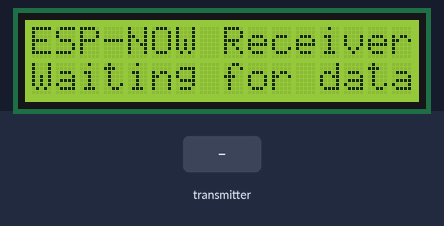
Bench run of a sketch on a simulated ESP32. Parts: 16×2 character LCD. The inputs (shaded band) are chosen by the test bench. What the sketch prints to the serial monitor is not drawn.

Above: at 2.3 s.
2.4 s: the transmitter starts sending a = 0
At 3.6 s:
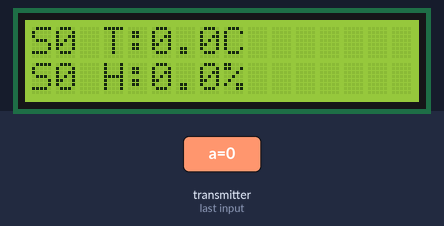
3.9 s: the transmitter starts sending b = 25
At 5.1 s:
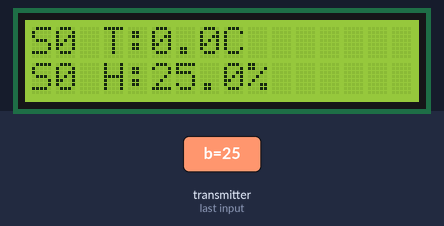
5.4 s: the transmitter starts sending c = 1024
At 6.4 s:
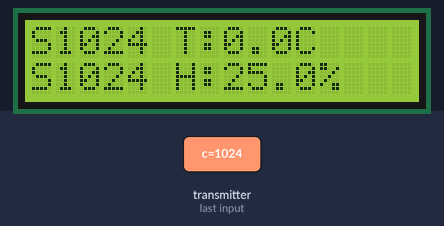
6.9 s: the transmitter starts sending a = 25
At 7.6 s:
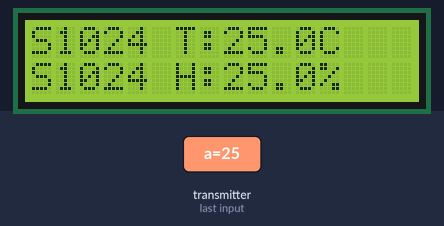
8.4 s: the transmitter starts sending b = 50
At 8.7 s:
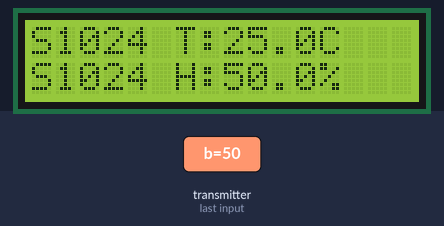
9.9 s: the transmitter starts sending c = 2048
At 11.1 s:
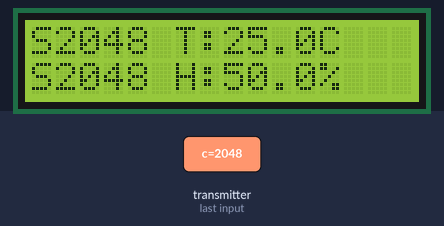
Timing chart, 0 to 12.4 s (numbered marks = the images above; inputs shaded):
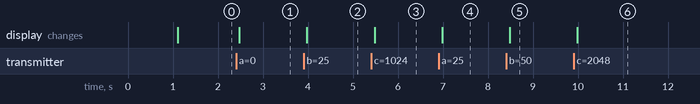

Measured:
- after the input at 2.4 s, the display: changes after 0.07 s (image 1)
- after the input at 3.9 s, the display: changes after 0.07 s (image 2)
- after the input at 5.4 s, the display: changes after 0.08 s (image 3)
- after the input at 6.9 s, the display: changes after 0.08 s (image 4)
- after the input at 8.4 s, the display: changes after 0.08 s (image 5)
- after the input at 9.9 s, the display: changes after 0.08 s (image 6)

The sketch:

receiver_responder_side_code.ino
```cpp
/*
  ESP-NOW Remote Sensor - Receiver with LCD Display
  Receives Temperature & Humidity data from other ESP32 via ESP-NOW
  Displays data of dht 11 on 16x2 LCD
*/

// Include required libraries
#include <WiFi.h>
#include <esp_now.h>
#include <LiquidCrystal_I2C.h>

// Initialize LCD (address 0x27, 16 columns, 2 rows)
LiquidCrystal_I2C lcd(0x27, 16, 2);

// Define data structure (must match transmitter)
typedef struct struct_message {
    float a;  // Temperature
    float b;  // Humidity
    int c;    // Transmitter ID
} struct_message;

// Create structured data object
struct_message myData;

// Format MAC address for display
void formatMacAddress(const uint8_t *macAddr, char *buffer, int maxLength) {
  snprintf(buffer, maxLength, "%02x:%02x:%02x:%02x:%02x:%02x",
           macAddr[0], macAddr[1], macAddr[2], macAddr[3], macAddr[4], macAddr[5]);
}

// Callback function - runs when data is received
void OnDataRecv(const esp_now_recv_info_t *recv_info, const uint8_t *incomingData, int len)
{
  // Get incoming data
  memcpy(&myData, incomingData, sizeof(myData));

  // Format sender MAC address
  char macStr[18];
  formatMacAddress(recv_info->src_addr, macStr, 18);

  // Print received data to Serial Monitor
  Serial.print("Data received from: ");
  Serial.println(macStr);
  Serial.print("Sensor ID: ");
  Serial.println(myData.c);
  Serial.print("Temperature: ");
  Serial.print(myData.a);
  Serial.println("°C");
  Serial.print("Humidity: ");
  Serial.print(myData.b);
  Serial.println("%");
  Serial.println("---");

  // Display data on LCD
  lcd.clear();

  // Line 1: Temperature with sensor ID
  lcd.setCursor(0, 0);
  lcd.print("S");
  lcd.print(myData.c);
  lcd.print(" T:");
  lcd.print(myData.a, 1);  // Show 1 decimal place
  lcd.print("C");

  // Line 2: Humidity with sensor ID
  lcd.setCursor(0, 1);
  lcd.print("S");
  lcd.print(myData.c);
  lcd.print(" H:");
  lcd.print(myData.b, 1);  // Show 1 decimal place
  lcd.print("%");
}

void setup() {
  // Set up Serial Monitor
  Serial.begin(115200);
  delay(1000);

  Serial.println("ESP-NOW DHT22 Receiver Starting...");

  // Initialize I2C and LCD
  Wire.begin(4,5);  // 4 is SDA 5 is SCL pin
  lcd.init();
  lcd.backlight();

  // Display startup message
  lcd.clear();
  lcd.setCursor(0, 0);
  lcd.print("ESP-NOW Receiver");
  lcd.setCursor(0, 1);
  lcd.print("Waiting for data");

  // Start ESP32 in Station mode
  WiFi.mode(WIFI_STA);

  // Print receiver MAC address
  Serial.print("Receiver MAC Address: ");
  Serial.println(WiFi.macAddress());

  // Initialize ESP-NOW
  if (esp_now_init() != ESP_OK) {
    Serial.println("Error initializing ESP-NOW");
    lcd.clear();
    lcd.setCursor(0, 0);
    lcd.print("ESP-NOW Error!");
    return;
  }

  Serial.println("ESP-NOW initialized successfully");

  // Register callback function
  esp_now_register_recv_cb(OnDataRecv);

  Serial.println("Receiver ready - waiting for data...");
  Serial.println("===================================");
}

void loop() {
  // Nothing to do here - everything is handled by the callback
  // The LCD will update automatically when data is received
}
```
